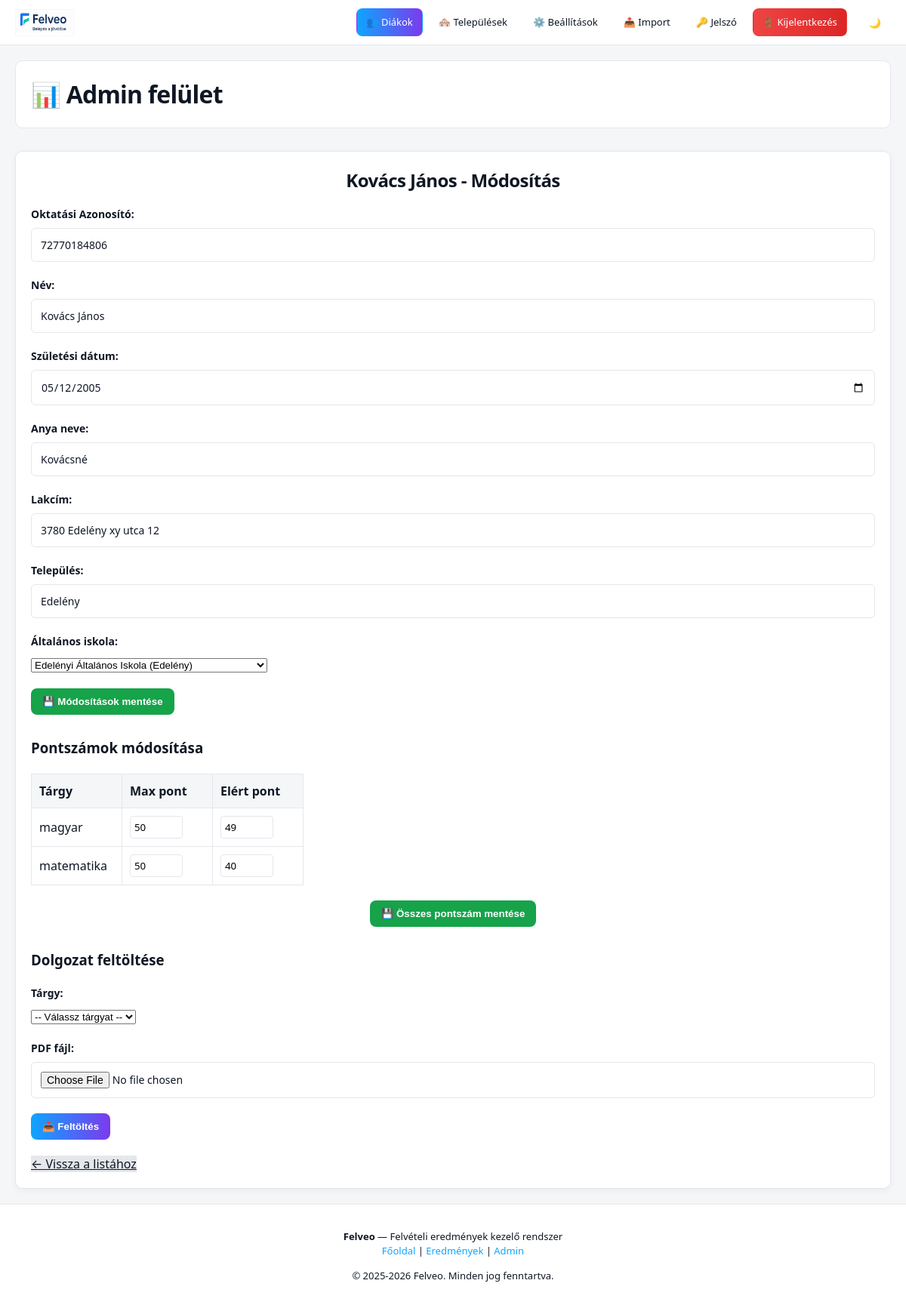
Screenshot of /admin_dashboard.php?action=edit&okt=72770184806 (signed in) with the database file from the repository.
### tables this page shows
CREATE TABLE `szemelyek` (
  `oktatasi_azonosito` char(11) NOT NULL,
  `nev` varchar(100) NOT NULL,
  `szuletesi_ido` date NOT NULL,
  `alt_iskola_om` char(6) DEFAULT NULL,
  `lakcim` varchar(200) NOT NULL,
  `anyja_neve` varchar(100) NOT NULL,
  `email` varchar(150) NOT NULL,
  `jelszo_hash` varchar(255) NOT NULL,
  `is_placeholder` tinyint(1) NOT NULL DEFAULT 0,
  `telepules` varchar(100) DEFAULT NULL
);

CREATE TABLE `altalanos_iskolak` (
  `om_azonosito` char(6) NOT NULL,
  `nev` varchar(150) NOT NULL,
  `cim` varchar(200) NOT NULL,
  `telefonszam` varchar(20) DEFAULT NULL,
  `email` varchar(100) DEFAULT NULL,
  `iranyitoszam` char(4) NOT NULL,
  `telepules` varchar(100) NOT NULL
);

CREATE TABLE `eredmenyek` (
  `id` int(11) NOT NULL,
  `oktatasi_azonosito` char(11) NOT NULL,
  `targy_id` int(11) DEFAULT NULL,
  `max_pont_magyar` int(11) DEFAULT 50,
  `max_pont_matematika` int(11) DEFAULT 50
);

CREATE TABLE `targyak` (
  `id` int(11) NOT NULL,
  `nev` varchar(50) NOT NULL
);

CREATE TABLE `pontok` (
  `eredmeny_id` int(11) NOT NULL,
  `ponttipus_id` int(11) NOT NULL,
  `ertek` int(11) NOT NULL
);

### admin_dashboard.php (the view, shortened to what this page needs)
<?php
require 'config.php';
$action = $_GET['action'] ?? '';
if ($action === 'edit' && isset($_GET['okt'])) {
    $okt = $_GET['okt'];
    $student_stmt = $pdo->prepare("SELECT * FROM szemelyek WHERE oktatasi_azonosito = ?");
    $student_stmt->execute([$okt]);
    $student = $student_stmt->fetch(PDO::FETCH_ASSOC);
    $iskolas_stmt = $pdo->prepare("SELECT om_azonosito, nev, telepules FROM altalanos_iskolak ORDER BY nev");
    $iskolas_stmt->execute();
    $iskolak = $iskolas_stmt->fetchAll(PDO::FETCH_ASSOC);
    $results_stmt = $pdo->prepare("
        SELECT
            e.id,
            e.oktatasi_azonosito,
            e.targy_id,
            t.nev as targy_nev,
            e.max_pont_magyar,
            e.max_pont_matematika,
            p.ertek
        FROM eredmenyek e
        JOIN targyak t ON e.targy_id = t.id
        LEFT JOIN pontok p ON e.id = p.eredmeny_id
            AND p.ponttipus_id = (SELECT id FROM ponttipusok WHERE nev = 'elert_pont')
        WHERE e.oktatasi_azonosito = ?
    ");
    $results_stmt->execute([$okt]);
    $results = $results_stmt->fetchAll(PDO::FETCH_ASSOC);
}
?>
<!DOCTYPE html>
<html lang="hu">
<head>
    <link rel="stylesheet" href="style.css">
</head>
<body>
    <?php require 'navbar.php'; ?>
    <div class="admin-container">
        <div class="header">
            <h1>📊 Admin felület</h1>
        </div>
        <?php if ($action === 'edit_school' && isset($_GET['om'])): ?>
            <?php
            $om = $_GET['om'];
            $school_stmt = $pdo->prepare("SELECT * FROM altalanos_iskolak WHERE om_azonosito = ?");
            $school_stmt->execute([$om]);
            $school = $school_stmt->fetch(PDO::FETCH_ASSOC);
            ?>
            <div class="edit-form-wrapper">
                <h2><?php echo htmlspecialchars($school['nev']); ?> - Módosítás</h2>
                <form method="POST" class="form-section">
                    <input type="hidden" name="action" value="update_school">
                    <input type="hidden" name="om_azonosito" value="<?php echo $school['om_azonosito']; ?>">
                    <div class="form-group">
                        <label>OM Azonosító:</label>
                        <input type="text" value="<?php echo $school['om_azonosito']; ?>" disabled>
                    </div>
                    <div class="form-group">
                        <label>Név:</label>
                        <input type="text" name="nev" value="<?php echo htmlspecialchars($school['nev']); ?>" required>
                    </div>
                    <div class="form-group">
                        <label>Cím:</label>
                        <input type="text" name="cim" value="<?php echo htmlspecialchars($school['cim']); ?>" required>
                    </div>
                    <div class="form-group">
                        <label>Telefonszám:</label>
                        <input type="text" name="telefonszam" value="<?php echo htmlspecialchars($school['telefonszam'] ?? ''); ?>">
                    </div>
                    <div class="form-group">
                        <label>Email:</label>
                        <input type="email" name="email" value="<?php echo htmlspecialchars($school['email'] ?? ''); ?>">
                    </div>
                    <div class="form-group">
                        <label>Irányítószám:</label>
                        <input type="text" name="iranyitoszam" value="<?php echo htmlspecialchars($school['iranyitoszam'] ?? ''); ?>">
                    </div>
                    <div class="form-group">
                        <label>Település:</label>
                        <input type="text" name="telepules" value="<?php echo htmlspecialchars($school['telepules'] ?? ''); ?>">
                    </div>
                    <button type="submit" class="btn-success">💾 Módosítások mentése</button>
                </form>
                <div class="back-button-wrapper">
                    <a href="admin_dashboard.php?action=schools" class="btn-secondary">← Vissza az iskolák listájához</a>
                </div>
            </div>
        <?php elseif ($action === 'edit' && isset($student)): ?>
            <div class="edit-form-wrapper">
                <h2><?php echo htmlspecialchars($student['nev']); ?> - Módosítás</h2>
                <form method="POST" class="form-section">
                    <div class="form-group">
                        <label>Oktatási Azonosító:</label>
                        <input type="text" value="<?php echo $student['oktatasi_azonosito']; ?>" disabled>
                    </div>
                    <div class="form-group">
                        <label>Név:</label>
                        <input type="text" name="nev" value="<?php echo htmlspecialchars($student['nev']); ?>" required>
                    </div>
                    <div class="form-group">
                        <label>Születési dátum:</label>
                        <input type="date" name="szuletesi_ido" value="<?php echo $student['szuletesi_ido']; ?>">
                    </div>
                    <div class="form-group">
                        <label>Anya neve:</label>
                        <input type="text" name="anyja_neve" value="<?php echo htmlspecialchars($student['anyja_neve']); ?>">
                    </div>
                    <div class="form-group">
                        <label>Lakcím:</label>
                        <input type="text" name="lakcim" value="<?php echo htmlspecialchars($student['lakcim'] ?? ''); ?>">
                    </div>
                    <div class="form-group">
                        <label>Település:</label>
                        <input type="text" name="telepules" value="<?php echo htmlspecialchars($student['telepules'] ?? ''); ?>">
                    </div>
                    <div class="form-group">
                        <label>Általános iskola:</label>
                        <select name="alt_iskola_om">
                            <?php foreach ($iskolak as $iskola): ?>
                                <option value="<?php echo htmlspecialchars($iskola['om_azonosito']); ?>" <?php echo ($student['alt_iskola_om'] === $iskola['om_azonosito']) ? 'selected' : ''; ?>>
                                    <?php echo htmlspecialchars($iskola['nev'] . ' (' . $iskola['telepules'] . ')'); ?>
                                </option>
                            <?php endforeach; ?>
                        </select>
                    </div>
                    <button type="submit" class="btn-success">💾 Módosítások mentése</button>
                </form>
                <?php if (!empty($results)): ?>
                    <h3>Pontszámok módosítása</h3>
                    <form method="POST">
                        <table class="points-table">
                            <thead>
                                <tr>
                                    <th>Tárgy</th>
                                    <th>Max pont</th>
                                    <th>Elért pont</th>
                                </tr>
                            </thead>
                            <tbody>
                                <?php
                                    foreach ($results as $result):
                                ?>
                                            <tr>
                                                <td><?php echo htmlspecialchars($result['targy_nev']); ?></td>
                                                <td>
                                                    <?php if ($result['targy_id'] == 1): ?>
                                                        <input type="number" name="max_magyar[<?php echo $result['id']; ?>]" value="<?php echo $result['max_pont_magyar']; ?>" placeholder="Max magyar">
                                                    <?php elseif ($result['targy_id'] == 2): ?>
                                                        <input type="number" name="max_mate[<?php echo $result['id']; ?>]" value="<?php echo $result['max_pont_matematika']; ?>" placeholder="Max matek">
                                                    <?php else: ?>
                                                        -
                                                    <?php endif; ?>
                                                </td>
                                                <td>
                                                    <input type="number" name="pont[<?php echo $result['id']; ?>]" value="<?php echo $result['ertek'] ?? ''; ?>" placeholder="Elért pont">
                                                </td>
                                            </tr>
                                        <?php endforeach; ?>
                            </tbody>
                        </table>
                        <div class="button-group-center" style="margin-top: 20px;">
                            <button type="submit" class="btn-success">💾 Összes pontszám mentése</button>
                        </div>
                    </form>
                <?php endif; ?>
                <h3 class="section-title">Dolgozat feltöltése</h3>
                <form method="POST" enctype="multipart/form-data">
                    <div class="form-group">
                        <label>Tárgy:</label>
                        <select name="targy_id" required>
                            <option value="">-- Válassz tárgyat --</option>
                        </select>
                    </div>
                    <div class="form-group">
                        <label>PDF fájl:</label>
                        <input type="file" name="dokumentum" accept=".pdf" required>
                    </div>
                    <button type="submit" class="btn-info">📤 Feltöltés</button>
                </form>
                <div class="back-button-wrapper">
                    <a href="admin_dashboard.php" class="btn-secondary">← Vissza a listához</a>
                </div>
            </div>
        <?php endif; ?>
    </div>
    <?php require 'footer.php'; ?>
</body>
</html>

### style.css (style rules this page uses)
:root { --bg: #f4f6f8; --card-bg: #ffffff; --text: #0f1724; --primary: #0ea5ff; --logo-filter: none; --logo-filter-dark: invert(1) brightness(1.15) saturate(1.1); --primary-2: #7c3aed; --primary-hover: #0284c7; --border: #e5e7eb; --success: #16a34a; --error: #dc2626; --transition: all 0.3s ease; --navbar-height: 60px; }
*, *::before, *::after { box-sizing: border-box; -webkit-tap-highlight-color: transparent; }
body { margin: 0; padding: var(--navbar-height) 0 0 0; font-family: "Segoe UI", system-ui, -apple-system, sans-serif; background: var(--bg); color: var(--text); min-height: 100vh; display: flex; flex-direction: column; line-height: 1.5; }
h1, h2 { margin: 0 0 16px 0; font-weight: 700; letter-spacing: -0.025em; text-align: center; }
.form-group { margin-bottom: 20px; }
.form-group label { display: block; font-weight: 600; margin-bottom: 8px; font-size: 14px; }
.form-group input { width: 100%; padding: 12px; border: 1px solid var(--border); border-radius: 6px; font-size: 14px; font-family: inherit; background: var(--card-bg); color: var(--text); }
.admin-container { max-width: 1400px; margin: 0 auto; padding: 20px; width: 100%; flex: 1; display: flex; flex-direction: column; }
.header { display: flex; justify-content: space-between; align-items: center; margin-bottom: 30px; background: var(--card-bg); padding: 20px; border-radius: 10px; border: 1px solid var(--border); flex-wrap: wrap; gap: 15px; }
.header h1 { margin: 0; }
.form-section { margin-bottom: 30px; }
.section-title { margin-top: 30px; }
.edit-form-wrapper { background: var(--card-bg); padding: 20px; border-radius: 10px; border: 1px solid var(--border); box-shadow: 0 2px 8px rgba(0,0,0,0.05); }
.edit-form-wrapper h2 { margin-top: 0; }
.points-table { width: 100%; border-collapse: collapse; margin-top: 20px; overflow-x: auto; display: block; }
.points-table thead { background: var(--bg); }
.points-table th, .points-table td { padding: 10px; border: 1px solid var(--border); min-width: 120px; }
.points-table th { font-weight: 600; text-align: left; color: var(--text); }
.points-table input { width: 70px; padding: 5px; border: 1px solid var(--border); border-radius: 4px; font-family: inherit; }
.btn-success { background: var(--success); color: white; padding: 10px 15px; border: none; border-radius: 8px; cursor: pointer; font-weight: 600; transition: all 0.3s ease; }
.btn-info { background: linear-gradient(90deg, var(--primary), var(--primary-2)); color: white; padding: 10px 15px; border: none; border-radius: 8px; cursor: pointer; font-weight: 600; transition: all 0.3s ease; }
.back-button-wrapper { margin-top: 20px; }
.btn-secondary { background: var(--border); color: var(--text); }
.button-group-center { display: flex; gap: 12px; justify-content: center; flex-wrap: wrap; }

### rows the page displays
szemelyek: nev "Kovács János", oktatasi_azonosito "72770184806", szuletesi_ido "05/12/2005", anyja_neve "Kovácsné", lakcim "3780 Edelény xy utca 12", telepules "Edelény", alt_iskola_om "Edelényi Általános Iskola (Edelény)"
eredmenyek: targy.nev "magyar", max_pont_magyar "50", ertek "49"
eredmenyek: targy.nev "matematika", max_pont_matematika "50", ertek "40"
